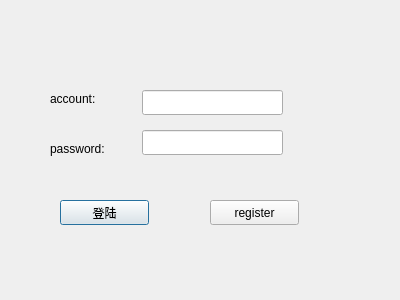
<?xml version="1.0" encoding="UTF-8"?>
<ui version="4.0">
 <class>Login</class>
 <widget class="QDialog" name="Login">
  <property name="geometry">
   <rect>
    <x>0</x>
    <y>0</y>
    <width>400</width>
    <height>300</height>
   </rect>
  </property>
  <property name="windowTitle">
   <string>Dialog</string>
  </property>
  <widget class="QLabel" name="label_account">
   <property name="geometry">
    <rect>
     <x>50</x>
     <y>90</y>
     <width>67</width>
     <height>17</height>
    </rect>
   </property>
   <property name="text">
    <string>account:</string>
   </property>
  </widget>
  <widget class="QLabel" name="label_pwd">
   <property name="geometry">
    <rect>
     <x>50</x>
     <y>140</y>
     <width>67</width>
     <height>17</height>
    </rect>
   </property>
   <property name="text">
    <string>password:</string>
   </property>
  </widget>
  <widget class="QLineEdit" name="lineEdit_account">
   <property name="geometry">
    <rect>
     <x>142</x>
     <y>90</y>
     <width>141</width>
     <height>25</height>
    </rect>
   </property>
  </widget>
  <widget class="QLineEdit" name="lineEdit_pwd">
   <property name="geometry">
    <rect>
     <x>142</x>
     <y>130</y>
     <width>141</width>
     <height>25</height>
    </rect>
   </property>
   <property name="echoMode">
    <enum>QLineEdit::Password</enum>
   </property>
  </widget>
  <widget class="QPushButton" name="btn_login">
   <property name="geometry">
    <rect>
     <x>60</x>
     <y>200</y>
     <width>89</width>
     <height>25</height>
    </rect>
   </property>
   <property name="text">
    <string>登陆</string>
   </property>
  </widget>
  <widget class="QPushButton" name="btn_register">
   <property name="geometry">
    <rect>
     <x>210</x>
     <y>200</y>
     <width>89</width>
     <height>25</height>
    </rect>
   </property>
   <property name="text">
    <string>register</string>
   </property>
  </widget>
 </widget>
 <resources/>
 <connections/>
</ui>
